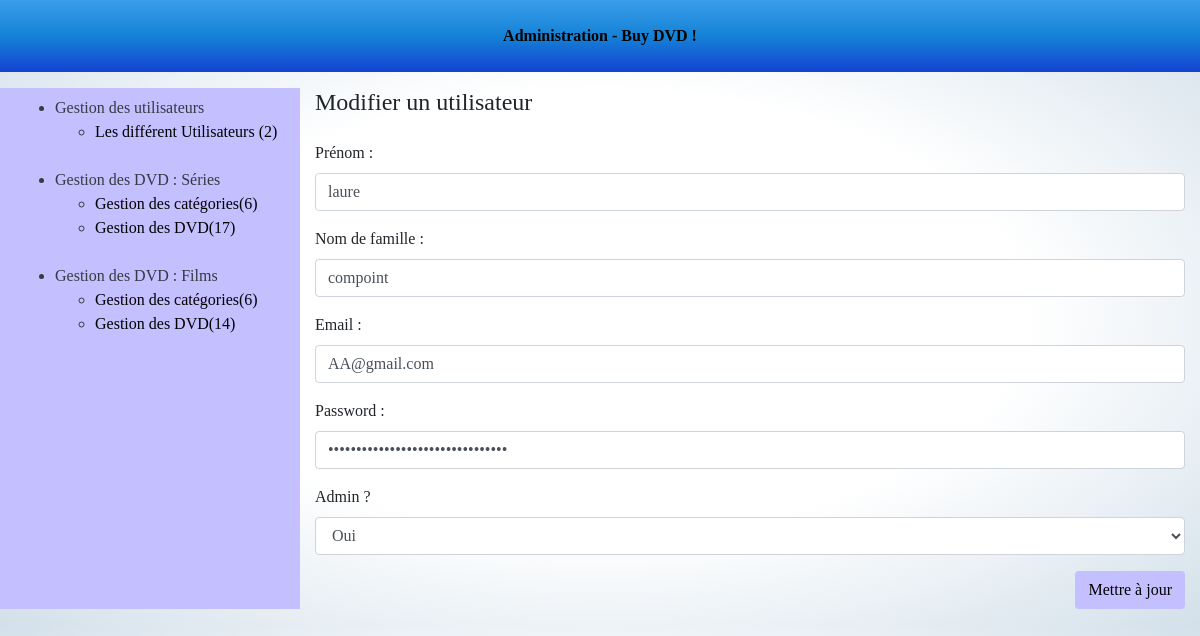
Page /admin/user-form.php?user_id=9&action=edit (signed in) on the committed database.
### tables this page shows
CREATE TABLE `user` (
  `id` int(11) NOT NULL,
  `is_admin` tinyint(4) DEFAULT NULL,
  `lastname` varchar(100) NOT NULL,
  `firstname` varchar(100) NOT NULL,
  `email` varchar(255) NOT NULL,
  `password` varchar(255) NOT NULL
);

### admin/user-form.php (the view, shortened to what this page needs)
<?php
require_once '../tools/_db.php';
if(isset($_GET['user_id']) && isset($_GET['action']) && $_GET['action'] == 'edit'){
	$query = $db->prepare('SELECT * FROM user WHERE id = ?');
    $query->execute(array($_GET['user_id']));
	$user = $query->fetch();
}
?>
<!DOCTYPE html>
<html>
	<head>
		<?php require 'partials/head_assets.php'; ?>
	</head>
	<body class="index-body">
		<div class="container-fluid">
			<?php require 'partials/header.php'; ?>
			<div class="row my-3 index-content">
				<?php require 'partials/nav.php'; ?>
				<section class="col-9">
					<header class="pb-3">
						<h4><?php if(isset($user)): ?>Modifier<?php else: ?>Ajouter<?php endif; ?> un utilisateur</h4>
					</header>
					<form action="user-form.php" method="post">
						<div class="form-group">
							<label for="firstname">Prénom :</label>
							<input class="form-control" <?php if(isset($user)): ?>value="<?php echo $user['firstname']?>"<?php endif; ?> type="text" placeholder="Prénom" name="firstname" id="firstname" />
						</div>
						<div class="form-group">
							<label for="lastname">Nom de famille : </label>
							<input class="form-control" <?php if(isset($user)): ?>value="<?php echo $user['lastname']?>"<?php endif; ?> type="text" placeholder="Nom de famille" name="lastname" id="lastname" />
						</div>
						<div class="form-group">
							<label for="email">Email :</label>
							<input class="form-control" <?php if(isset($user)): ?>value="<?php echo $user['email']?>"<?php endif; ?> type="email" placeholder="Email" name="email" id="email" />
						</div>
						<div class="form-group">
							<label for="password">Password : </label>
							<input class="form-control" <?php if(isset($user)): ?>value="<?php echo $user['password']?>"<?php endif; ?> type="password" placeholder="Mot de passe" name="password" id="password" />
						</div>
						<div class="form-group">
							<label for="is_admin"> Admin ?</label>
							<select class="form-control" name="is_admin" id="is_admin">
								<option value="1" <?php if(isset($user) && $user['is_admin'] == 1): ?>selected<?php endif; ?>>Oui</option>
							</select>
						</div>
						<div class="text-right">
							<?php if(isset($user)): ?>
							<input class="btn button" type="submit" name="update" value="Mettre à jour" />
							<?php else: ?>
							<input class="btn button" type="submit" name="save" value="Enregistrer" />
							<?php endif; ?>
						</div>
					</form>
				</section>
			</div>
		</div>
	</body>
</html>

### css/moovieseries_tv.css (style rules this page uses)
body { margin: 0; padding: 0; font-family: 'Bodoni 72', cursive; background-image: radial-gradient(white, white, #D3E0EA); }
.button, .buttontwo { background-color:#C4BFFF; }

### rows in the picture
user: firstname "laure", lastname "compoint", email "AA@gmail.com", is_admin "Oui"

### other values in the picture
$nbUsers "2"
$nbCategoriesSerie "6"
$nbDvdSeries "17"
$nbCategoriesFilm "6"
$nbDvdFilm "14"
